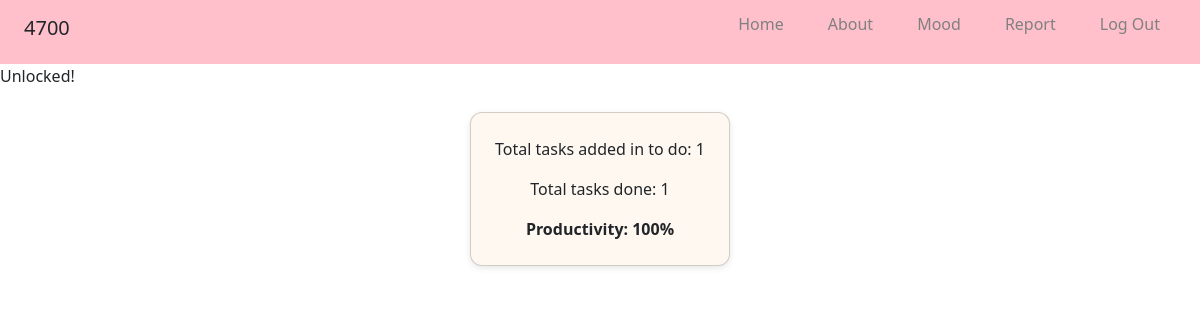
Page /report (signed in) on the earlier database version.
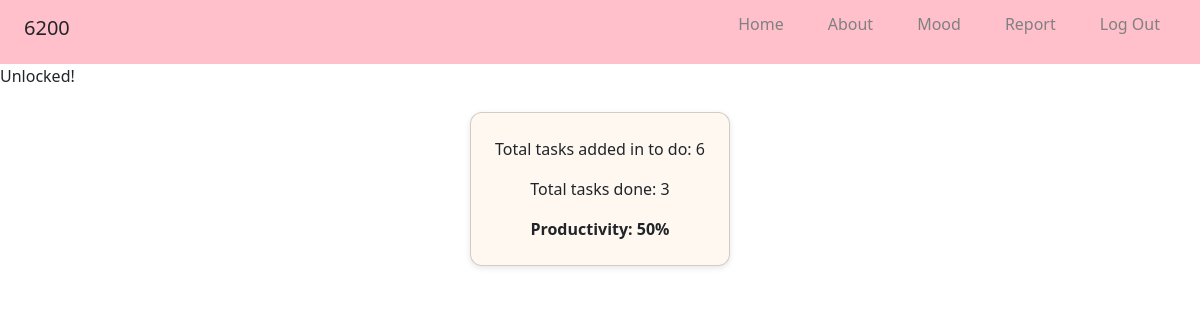
Same page on the later database version.
### tables this page shows
CREATE TABLE users
                (id INTEGER PRIMARY KEY AUTOINCREMENT,
                points INTEGER DEFAULT 0,
                username TEXT UNIQUE NOT NULL,
                password TEXT NOT NULL);

### app.py (the view)
@app.route("/report")
@login_required
def report():
    points = get_points()
    if not points > 1000:
        return "Not enough points yet"
    conn = get_db()
    cursor = conn.cursor()
    cursor.execute("SELECT COUNT(*) FROM tasks WHERE user_id = ?", (session["user_id"], ))
    total_tasks = cursor.fetchone()[0]
    if total_tasks < 1:
        return "Add tasks to see your report"
    cursor.execute("SELECT COUNT(*) FROM tasks WHERE user_id = ? AND status = ?", (session["user_id"], "done", ))
    tasks_done = cursor.fetchone()[0]
    productivity = round((tasks_done / total_tasks) * 100)
    return render_template("report.html", total_tasks=total_tasks, tasks_done=tasks_done, productivity=productivity)

### app.py (called while the page is built)
def login_required(f):
    @wraps(f)
    def wrapper(*args, **kwargs):
        if session.get("user_id") is None:
            return redirect("/login")
        return f(*args, **kwargs)
    return wrapper

def get_db():
    return sqlite3.connect('database.db')

def get_points():
    conn = get_db()
    cursor = conn.cursor()
    cursor.execute("SELECT points FROM users WHERE id = ?", (session["user_id"], ))
    row = cursor.fetchone()
    if row is None:
        return 0
    return row[0]

@app.context_processor
def inject_points():
    if "user_id" in session:
        points = get_points()
    else:
        points = 0
    return dict(points=points)

### templates/report.html (shortened to what this page needs)
{% extends "layout.html" %}
{% block main %}
    <p> Unlocked! </p>
    <div id="report">
        <div class="card">
            <p> Total tasks added in to do: {{ total_tasks }} </p>
            <p> Total tasks done: {{ tasks_done }} </p>
            <p> <strong>Productivity: {{ productivity }}%</strong> </p>
        </div>
    </div>
{% endblock %}

### templates/layout.html (shortened to what this page needs)
<!DOCTYPE html>
<html lang="en">
<head>
  <link href="https://cdn.jsdelivr.net/npm/bootstrap@5.3.8/dist/css/bootstrap.min.css" rel="stylesheet">
  <link rel="stylesheet" href="{{ url_for('static', filename='style.css') }}">
</head>
<body>
  <header>
    <div>
      <h5> {{ points }} </h5>
    </div>
    <nav>
      <ul>
        <li><a href="/">Home</a></li>
        <li><a href="/about">About</a></li>
        <li><a href="/mood">Mood</a></li>
        <li><a href="/report">Report</a></li>
        <li><a href="/logout">Log Out</a></li>
      </ul>
    </nav>
  </header>
  <main>
    {% block main %}{% endblock %}
  </main>
</body>
</html>

Differences in the rows shown:
changed users: points "4700" → "6200"
Other differences:
{{ total_tasks }}: "1" → "6"
{{ tasks_done }}: "1" → "3"
{{ productivity }}: "100" → "50"
